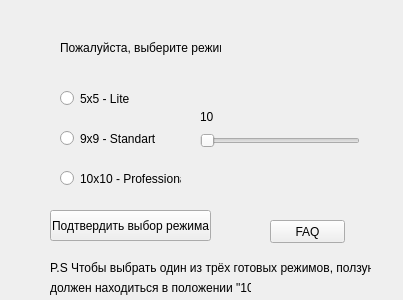
<?xml version="1.0" encoding="UTF-8"?>
<ui version="4.0">
 <class>Form</class>
 <widget class="QWidget" name="Form">
  <property name="geometry">
   <rect>
    <x>0</x>
    <y>0</y>
    <width>403</width>
    <height>300</height>
   </rect>
  </property>
  <property name="windowTitle">
   <string>Form</string>
  </property>
  <widget class="QRadioButton" name="x5">
   <property name="geometry">
    <rect>
     <x>60</x>
     <y>90</y>
     <width>82</width>
     <height>17</height>
    </rect>
   </property>
   <property name="text">
    <string>5x5 - Lite</string>
   </property>
   <attribute name="buttonGroup">
    <string notr="true">buttonGroup</string>
   </attribute>
  </widget>
  <widget class="QRadioButton" name="x9">
   <property name="geometry">
    <rect>
     <x>60</x>
     <y>130</y>
     <width>111</width>
     <height>17</height>
    </rect>
   </property>
   <property name="text">
    <string>9x9 - Standart</string>
   </property>
   <attribute name="buttonGroup">
    <string notr="true">buttonGroup</string>
   </attribute>
  </widget>
  <widget class="QLabel" name="greeting">
   <property name="geometry">
    <rect>
     <x>60</x>
     <y>40</y>
     <width>161</width>
     <height>16</height>
    </rect>
   </property>
   <property name="text">
    <string>Пожалуйста, выберите режим</string>
   </property>
  </widget>
  <widget class="QPushButton" name="FAQ">
   <property name="geometry">
    <rect>
     <x>270</x>
     <y>220</y>
     <width>75</width>
     <height>23</height>
    </rect>
   </property>
   <property name="text">
    <string>FAQ</string>
   </property>
  </widget>
  <widget class="QPushButton" name="startt">
   <property name="geometry">
    <rect>
     <x>50</x>
     <y>210</y>
     <width>161</width>
     <height>31</height>
    </rect>
   </property>
   <property name="text">
    <string>Подтвердить выбор режима</string>
   </property>
  </widget>
  <widget class="QRadioButton" name="x10">
   <property name="geometry">
    <rect>
     <x>60</x>
     <y>170</y>
     <width>121</width>
     <height>17</height>
    </rect>
   </property>
   <property name="text">
    <string>10x10 - Professional</string>
   </property>
   <attribute name="buttonGroup">
    <string notr="true">buttonGroup</string>
   </attribute>
  </widget>
  <widget class="QSlider" name="horizontalSlider">
   <property name="geometry">
    <rect>
     <x>200</x>
     <y>130</y>
     <width>160</width>
     <height>22</height>
    </rect>
   </property>
   <property name="orientation">
    <enum>Qt::Horizontal</enum>
   </property>
  </widget>
  <widget class="QLabel" name="label">
   <property name="geometry">
    <rect>
     <x>200</x>
     <y>110</y>
     <width>47</width>
     <height>13</height>
    </rect>
   </property>
   <property name="text">
    <string>10</string>
   </property>
  </widget>
  <widget class="QLabel" name="label_2">
   <property name="geometry">
    <rect>
     <x>50</x>
     <y>260</y>
     <width>321</width>
     <height>16</height>
    </rect>
   </property>
   <property name="text">
    <string>P.S Чтобы выбрать один из трёх готовых режимов, ползунок</string>
   </property>
  </widget>
  <widget class="QLabel" name="label_3">
   <property name="geometry">
    <rect>
     <x>50</x>
     <y>280</y>
     <width>201</width>
     <height>16</height>
    </rect>
   </property>
   <property name="text">
    <string>должен находиться в положении &quot;10&quot;</string>
   </property>
  </widget>
 </widget>
 <resources/>
 <connections/>
 <buttongroups>
  <buttongroup name="buttonGroup"/>
 </buttongroups>
</ui>
